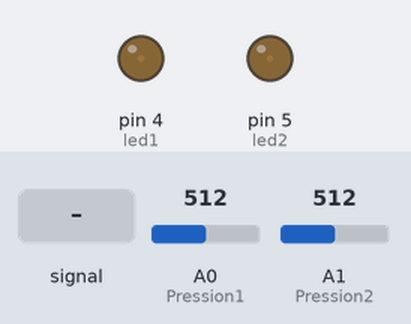
Recording of a sketch running on a simulated Arduino Uno, built with avr-gcc and run on an emulated ATmega328P. On the bench: output pins drawn as LEDs (lit = HIGH). The inputs (shaded band) are chosen by the test bench; at power-on: A0 (Pression1) = 512, A1 (Pression2) = 512. What the sketch prints to the serial monitor is not drawn.

Above: at 1.2 s.
1.3 s: A0 (Pression1) fed a 1000 Hz sine of ±255 counts around its level
At 1.55 s:
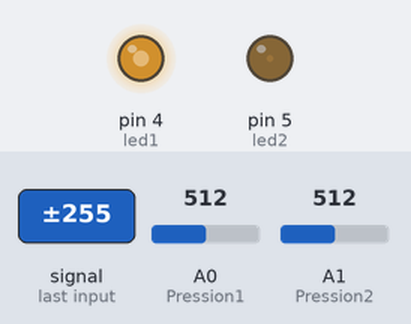
4.3 s: A0 (Pression1) set to 440
At 4.7 s:
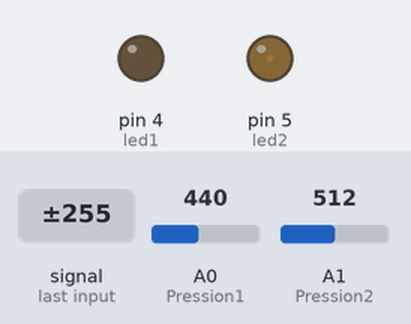
5.8 s: A1 (Pression2) set to 440
At 6.3 s:
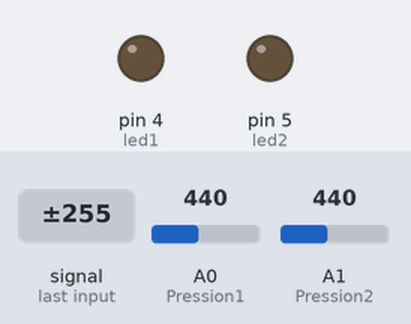
7.3 s: A1 (Pression2) set to 461
At 8.1 s:
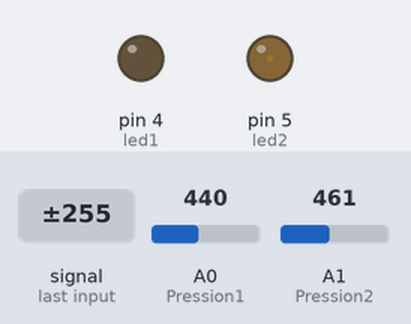
8.8 s: A1 (Pression2) set to 306
At 9.3 s:
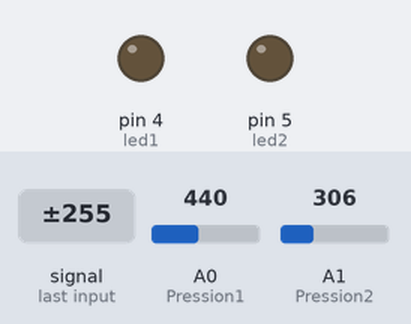
10.3 s: A1 (Pression2) set to 460
At 11.6 s:
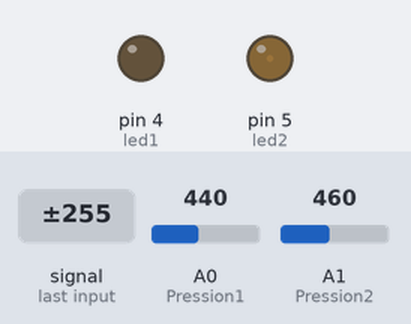
Timing chart, 0 to 12.8 s (numbered marks = the images above; inputs shaded):
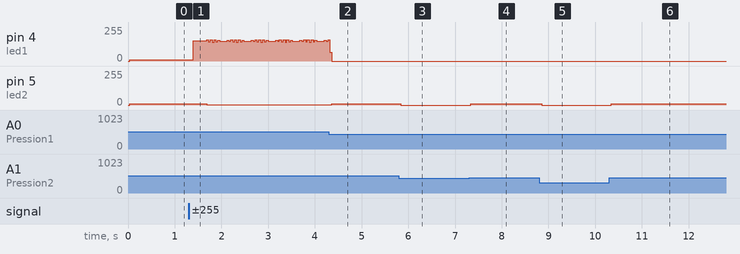

Measured:
- after the input at 1.3 s, pin 4 (led1): 10/255 → 151/255 after 0.10 s, then repeats every 0.52 s: 158/255 0.04 s, 144/255 0.04 s, 161/255 0.04 s, 142/255 0.04 s, 159/255 0.04 s, 144/255 0.04 s, 157/255 0.04 s, 149/255 0.16 s, 155/255 0.04 s, 148/255 0.04 s; pin 5 (led2): 9/255 → 3/255 after 0.38 s
- after the input at 4.3 s, pin 5 (led2): 3/255 → 10/255 after 0.06 s
- after the input at 5.8 s, pin 5 (led2): 10/255 → 0/255 at once
- after the input at 7.3 s, pin 5 (led2): 0/255 → 9/255 at once
- after the input at 8.8 s, pin 5 (led2): 9/255 → 0/255 after 0.06 s
- after the input at 10.3 s, pin 5 (led2): 0/255 → 9/255 at once

The sketch:

equipe10_ino.ino
```cpp
//Arduino pour deux stations
#define led1 4
#define led2 5
#define Pression1 A0
#define Pression2 A1

int p1=0; //value between 0 and 1024
int p2=0; //value between 0 and 1024

boolean lastValuePression1 = false;
boolean lastValuePression2 = false;

void setup()
{

  Serial.begin(9600);

  pinMode(led1,OUTPUT);
  pinMode(led2,OUTPUT);
  pinMode(Pression1, INPUT);
  pinMode(Pression2, INPUT);
}


void loop()
{
  p1 = analogRead(Pression1);
  p2 = analogRead(Pression2);

  if(p1 > 450){
    digitalWrite(led1,HIGH);
    if (!lastValuePression1) {
      int bytesSent = Serial.write("P1");
    }
    lastValuePression1 = true;
  } else {
    lastValuePression1 = false;
  }

   if(p2 > 450) {
     digitalWrite(led2,HIGH);
     if (!lastValuePression2) {
       int bytesSent = Serial.write("P2");
     }
     lastValuePression2 = true;
   } else {
     lastValuePression2 = false;
   }

  digitalWrite(led1,LOW);
  digitalWrite(led2,LOW);
}
```
